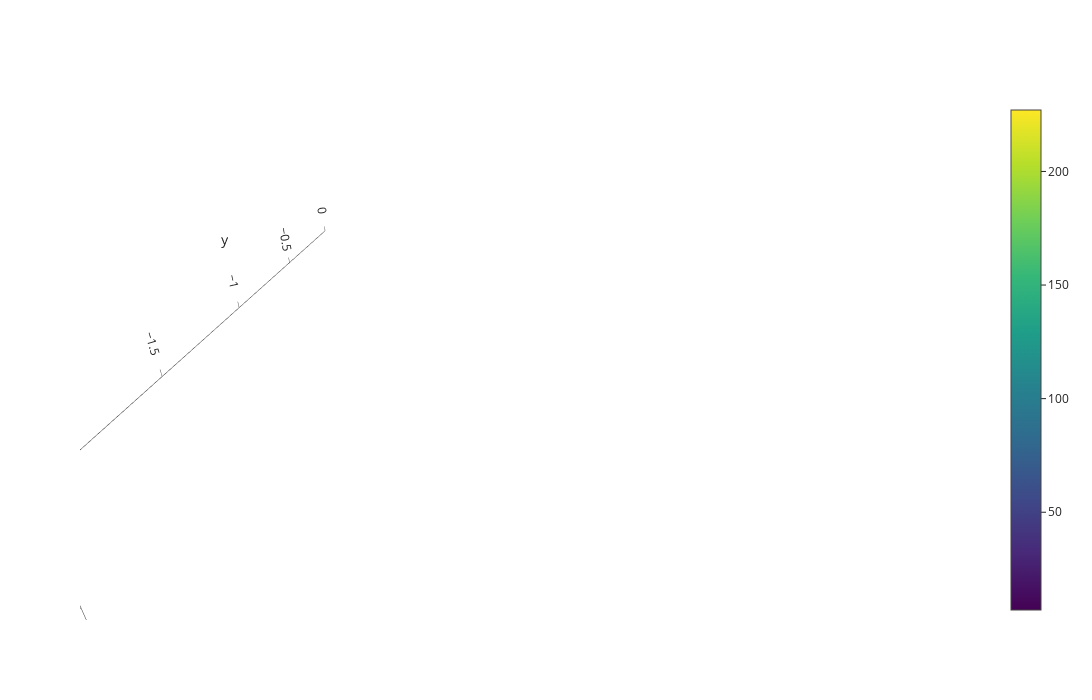

Here is the notebook cell this chart was saved with:
### Code cell
import plotly.graph_objects as go
from operator import neg
fig = go.Figure(go.Surface(
    x = np.linspace(-1, 0, num=output.shape[1]),

    y = np.linspace(-1, 0, num=output.shape[1]),

    z = npout,
    ),
    layout=go.Layout(
        width=1200,
        height=700)
)
fig.update_layout(
        template= "simple_white",

        scene = {
            "xaxis": {"nticks": 10},
            "zaxis": {"nticks": 10},
            'camera_eye': {"x": 0, "y": -1, "z": 0.5},
            "aspectratio": {"x": 1, "y": 1, "z": 0.2}

        })

### Figure 1 — Plotly figure (JSON) as saved in the notebook; plotly's stock layout.template omitted (floating-point values rounded to 4 significant figures)
{"data": [{"x": [-1.0, -0.9565, -0.913, -0.8696, -0.8261, -0.7826, -0.7391, -0.6957, -0.6522, -0.6087, -0.5652, -0.5217, -0.4783, -0.4348, -0.3913, -0.3478, -0.3043, -0.2609, -0.2174, -0.1739, -0.1304, -0.08696, -0.04348, 0.0], "y": [-1.0, -0.9565, -0.913, -0.8696, -0.8261, -0.7826, -0.7391, -0.6957, -0.6522, -0.6087, -0.5652, -0.5217, -0.4783, -0.4348, -0.3913, -0.3478, -0.3043, -0.2609, -0.2174, -0.1739, -0.1304, -0.08696, -0.04348, 0.0], "z": [[34.94, 6.969, 40.06, 34.42, 86.64, 74.98, 96.63, 78.35, 81.56, 101.3, 104.8, 65.9, 153.1, 227.0, 206.3, 197.8, 180.7, 202.8, 186.1, 158.9, 161.1, 138.1, 63.92, 44.81]], "type": "surface"}], "layout": {"height": 700, "width": 1200, "scene": {"xaxis": {"nticks": 10}, "zaxis": {"nticks": 10}, "camera": {"eye": {"x": 0, "y": -1, "z": 0.5}}, "aspectratio": {"x": 1, "y": 1, "z": 0.2}}}}
